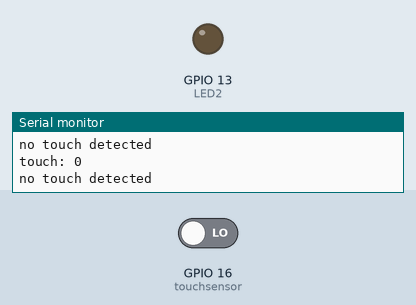
The sketch below on a simulated ESP32. Parts: output pins drawn as LEDs (lit = HIGH), the last lines printed to the serial monitor. Dashed ring = blinking. Inputs (shaded band) come from the test bench; at power-on: GPIO 16 (touchsensor) LOW. Random numbers use the default seed unless the sketch sets one.

Above: at 2.8 s.
2.9 s: GPIO 16 (touchsensor) driven HIGH
At 3.5 s:
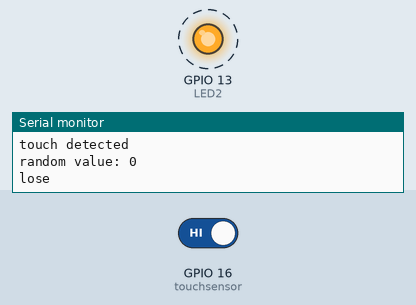
7.0 s: GPIO 16 (touchsensor) driven LOW
Timing chart, 0 to 10.0 s (numbered marks = the images above; inputs shaded):
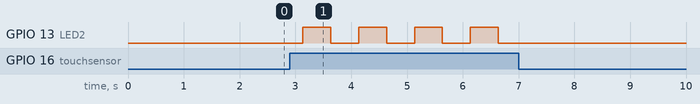

Measured:
- after the input at 2.9 s, GPIO 13 (LED2): alternates HIGH for 0.50 s and LOW for 0.50 s, starting after 0.23 s

The sketch:

ELEPHANT_Fruit_Code_Solution_Task3.ino
```cpp
// LED2 (built-in ESP32)
// GPIO
#define LED2 13

// touch sensor
// GPIO
#define touchsensor 16

// servomotor
// library
// GPIO
// PWM properties servomotor
// define servomotor angles


// command_servomotor(): give the angle to the function command_servomotor() and move to the servomotor to the servomotor_Angle
// convert 0-180 degrees to 0-65536

// global variables
char serialprint_buffer[100];

// setup the components
void setup()
{
  // setup LED2 as OUTPUT
  pinMode(LED2, OUTPUT);

  // setup the touch sensor as INPUT
  pinMode(touchsensor, INPUT);

  // setup servomotor as OUTPUT
  // attach the channel to the GPIO to be controlled
  // define the PWM functionalities of the channel

  // setup the serial communication
  Serial.begin(9600);
}

void loop()
{
  // read and print the current touch sensor value to the serial monitor
  int touchsensor_value = digitalRead(touchsensor);
  sprintf(serialprint_buffer, "touch: %d", touchsensor_value);
  Serial.println(serialprint_buffer);

  // If a touch is detected the game starts.
  if (touchsensor_value == HIGH) {
    // print "touch detected" into the serial monitor.
    Serial.println("touch detected");
    // generate a random value between 0 and 1
    int random_value = random(2);
    // print the random value into the serial monitor
    sprintf(serialprint_buffer, "random value: %d", random_value);
    Serial.println(serialprint_buffer);

    // If the random value is eqaual to 1, the player "wins".
    if (random_value == 1) {
      // print "win" into the serial monitor.
      Serial.println("win");
      // create a movement of the servomotor to angle max and min
    }

    // If the random value is not equal to 1, the player "lose".
    else {
      // print "win" into the serial monitor.
      Serial.println("lose");
      // flash the LED
      digitalWrite(LED2, HIGH);
      delay(500);
      digitalWrite(LED2, LOW);
      delay(500);
    }
  }
  else {
    // print "no touch detected" into the serial monitor.
    Serial.println("no touch detected");
    delay(1000);
  }
}
```
